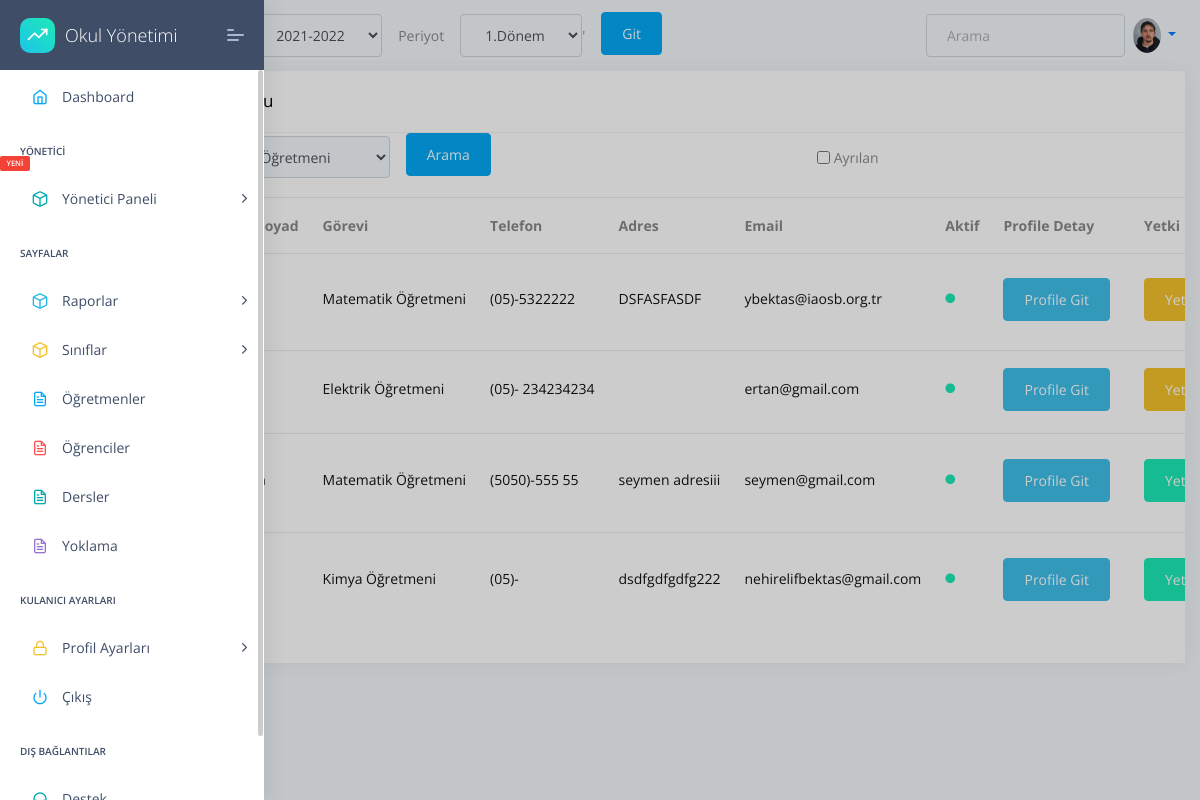
Page /usr-ogretmenler.html (signed in) on the committed database.
### apps/home/models.py (models this page shows, shortened)
class Profil(models.Model):
    user=models.OneToOneField(User,on_delete=models.CASCADE,related_name="user")
    TC=models.CharField(max_length=11,unique=True,validators=[validateEven],blank=True,null=True)# regex eklenecek, validasyon yapilacak
    image=models.ImageField(upload_to=upload_location,blank=True,null=True,default='images/person.png')
    job=models.ForeignKey(JobsTable,on_delete=models.CASCADE,unique=False,blank=True,null=True)
    phone=models.CharField(validators=[validatePhone], max_length=17, blank=True,default="05",null=True,unique=False) # regex eklenecek, validasyon yapilacak
    adress=models.TextField(max_length=100,unique=False,blank=True,null=True)
    isWorking=models.BooleanField(default=True,unique=False,blank=True,null=True)
    HESCode=models.CharField(max_length=12,unique=True,validators=[validateHesCode],blank=True,null=True)
    birthdate=models.DateField(("Doğum Tarihiniz"), auto_now=False, auto_now_add=False,unique=False,blank=True,null=True)
    sexualChoice=(('Kız','Kız'),
              ('Erkek','Erkek'),
              ('Diger','Diğer'),
    )
    gender=CharField(max_length=10 ,choices=sexualChoice,unique=False,blank=True,null=True)

class JobsTable(models.Model):
    name=models.CharField(max_length=50,default="",)
    def __str__(self):
        return self.name

### apps/home/views.py (the view)
# urls.py: path('usr-ogretmenler.html', views.profilShowList,name='kullanicilar'),
@login_required(login_url="/login/")
def profilShowList(request):
    jobs =  JobsTable.objects.all()
    jobname = request.GET.get("jobname")
    if jobname ==None or jobname =="0":
        profilList = Profil.objects.all()
    else:
        profilList = Profil.objects.filter(job__name=jobname)
    context = {
        'Kullanicilar' : profilList,
        'media_url':settings.MEDIA_URL,
        'jobs':jobs,
        'sessions':sessions,"periods":periods,'all_class_levels':all_class_levels
    }
    return render(request,'home/usr-ogretmenler.html',context)

### apps/home/models.py (called while the page is built)
    def __str__(self):
      return self.session

    def __str__(self):
      return self.period

### apps/templates/home/usr-ogretmenler.html (shortened to what this page needs)
{% extends "layouts/base.html" %}
{% block content %}
 <div class="col-xl-12 col-md-6">
    <div class="card Recent-Users">
        <div class="card-header">
            <h5>Kullanıcılar Tablosu</h5>
        </div>
        {% include  'home/filter.html' %}
        <div class="card-block px-0 py-3">
            <div class="table-responsive">
                <table class="table table-hover">
                    <thead>
                        <tr>
                        <th scope="col">Profil Resmi</th>
                          <th scope="col">Ad ve Soyad</th>
                          <th scope="col">Görevi</th>
                          <th scope="col">Telefon</th>
                          <th scope="col">Adres</th>
                          <th scope="col">Email</th>
                          <th scope="col">Aktif</th>
                          {% if user.is_staff %}
                          <th scope="col">Profile Detay</th>
                                <th scope="col">Yetki</th>
                          {% endif %}
                        </tr>
                      </thead>
                    <tbody>
                        {% for kullanici in Kullanicilar %}
                        <tr class="unread">
                            <td>
                                <a href="{% url 'users-view' kullanici.id %}">
                            </a>
                            </td>
                            <td title="Ad Soyad">
                                <a href="{% url 'users-view' kullanici.id %}">
                                <h6 class="mb-1">{{kullanici.user.first_name}} {{kullanici.last_name}}</h6>
                                </a>
                            </td>
                            <td>
                                <a href="{% url 'users-view' kullanici.id %}">
                                <h6 class="mb-1">{{kullanici.job}} </h6>
                                </a>
                            </td>
                            <td>
                                <a href="{% url 'users-view' kullanici.id %}">
                                <h6 class="mb-1">{{kullanici.phone}} </h6>
                                </a>
                            </td>
                            <td>
                                <a href="{% url 'users-view' kullanici.id %}">
                                <h6 class="mb-1">{{kullanici.adress}}</h6>
                            </a>
                            </td>
                            <td>
                                <a href="{% url 'users-view' kullanici.id %}">
                                <h6 class="mb-1">{{kullanici.user.email}} </h6>
                            </a>
                            </td>
                            <td>
                                {% if kullanici.isWorking %}
                                <h6 class="text-muted"><i class="fas fa-circle text-c-green f-10 m-r-15"></i></h6>
                                {% else %}
                                <h6 class="text-muted"><i class="fas fa-circle text-c-black f-10 m-r-15"></i></h6>
                                {% endif %}
                            </td>
                            {% if user.is_staff %}
                            <td>
                                <a href="{% url 'users-view' kullanici.id %}" class="btn btn-info">Profile Git</a>
                            </td>
                            <td>
                                {% if kullanici.user.is_staff %}
                                <button type="button" class="btn btn-warning" data-toggle="modal" data-target="#{{kullanici.user.id}}model">Yetki Kaldır</button>
                                {% else %}
                                <button type="button" class="btn btn-success" data-toggle="modal" data-target="#{{kullanici.user.id}}model">Yetki Ver</button>
                                {% endif %}
                            </td>
                            {% endif %}
                        </tr>
                       {% endfor %}
                    </tbody>
                </table>
            </div>
        </div>
    </div>
</div>
{% endblock content %}

### apps/templates/includes/navigation.html (shortened to what this page needs)
<nav  class="navbar navbar-expand-lg ">
  <div class="collapse navbar-collapse ">
  <div class="collapse navbar-collapse" id="navbarsExample03">
    <ul class="navbar-nav mr-auto">
      <li class="text-black">
        <a class="nav-link" href="#">Anasayfa<span class="sr-only">(current)</span></a>
      </li>
      <form class="form-inline my-2 my-md-0"  method="GET" >
      <li class="text-black align-middle mx-3">
        <label for="session">Dönem</label>
      </li>
      <li class="nav-item select">
        <select id="sessionID" class="form-control" name="sessionID">-->
          {% for session in sessions %}
          <option value="{{ session }}">{{ session }}</option>
          {% endfor %}
        </select>
      </li>
      <li class="text-black mx-3">
        <label for="session">Periyot</label>
      </li>
      <li class="nav-item select">
        <select id="periodID" class="form-control" name="periodID">-->
          {% for period in periods %}
          <option value="{{ period }}">{{ period }}</option>
          {% endfor %}
        </select>
      </li>'
      <button  type="submit" class="btn btn-primary mx-3" >Git</button>
    </form>
    </ul>
    <form class="form-inline my-2 my-md-0">
      <input class="form-control" type="text" placeholder="Arama">
    </form>
    <ul class="nav navbar-nav navbar-right">
      <li class="nav-item dropdown">
      <a class="nav-link dropdown-toggle" href="" id="dropdown01" data-toggle="dropdown" aria-haspopup="true" aria-expanded="false">
      {% if user.user.image.ogretmenler %}
      <img
        src="/media/{{user.user.image.ogretmenler}}"
        class="rounded-circle z-depth-0"
        alt="avatar image"
        height="35"
      />
      {% else %}
      <img
        src="/media/{{user.user.image}}"
        class="rounded-circle z-depth-0"
        alt="avatar image"
        height="35"
      >
      {% endif %}
      </a>
      </li>
    </ul>
  </div>
</div>
</nav>

### rows in the picture
Profil: job "Matematik Öğretmeni", phone "(05)-5322222", adress "DSFASFASDF", user.email "ybektas@iaosb.org.tr", isWorking True (drawn)
Profil: job "Elektrik Öğretmeni", phone "(05)- 234234234", user.email "ertan@gmail.com", isWorking True (drawn)
Profil: job "Matematik Öğretmeni", phone "(5050)-555 55", adress "seymen adresiii", user.email "seymen@gmail.com", isWorking True (drawn)
Profil: job "Kimya Öğretmeni", phone "(05)-", adress "dsdfgdfgdfg222", user.email "nehirelifbektas@gmail.com", isWorking True (drawn)

### other values in the picture
form field sessionID "2021-2022"
form field periodID "1.Dönem"
form field jobname "Elektrik Öğretmeni"
